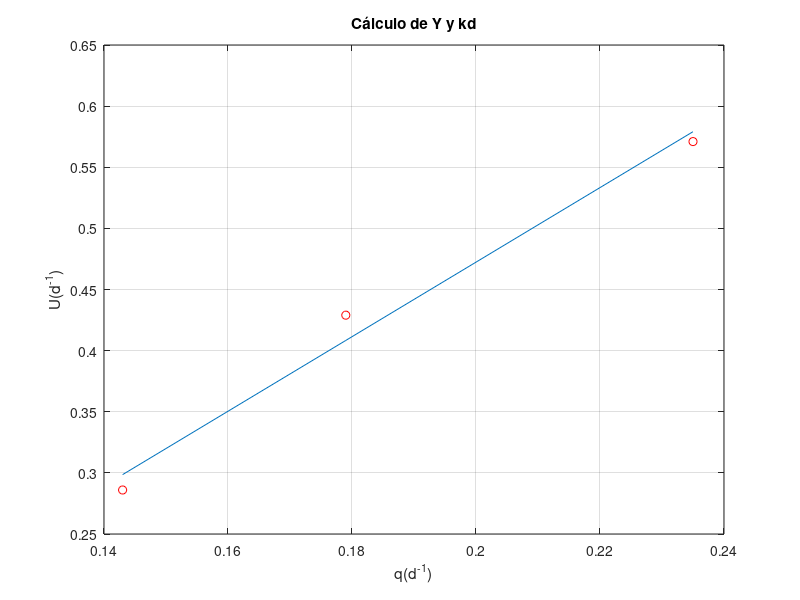

Write MATLAB code to recreate this figure.
% Experimental data

q = [0.235 0.179 0.143];
mu = [0.571 0.429 0.286];

% Experimental data graph
plot(q,mu,'or')
hold on
y1 = polyfit(q,mu,1);
m1 = y1(1)
b1 = y1(2)

% Graphing adjusted tendency line
recta1 = q.*m1+b1;
plot(q,recta1)
title('Cálculo de Y y kd')
xlabel('q(d^{-1})')
ylabel('U(d^{-1})')
grid

% Coefficient values
Y = m1
kd = b1

% Mean Square Error
MSE = sum((mu-recta1).^2) / length(mu)